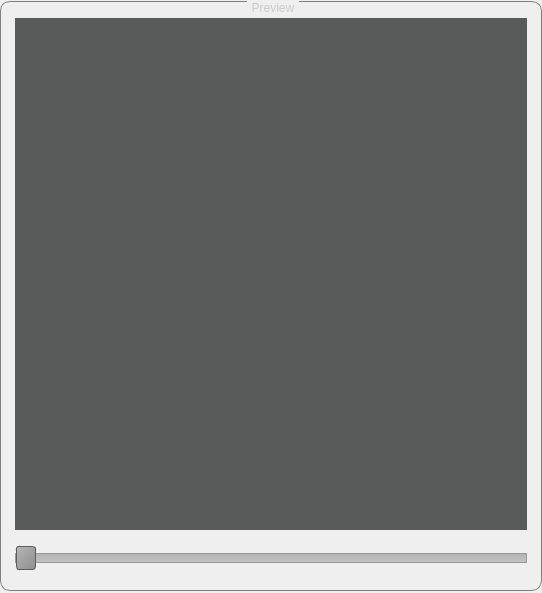
     <widget class="QFrame" name="fr_preview">
      <property name="minimumSize">
       <size>
        <width>542</width>
        <height>593</height>
       </size>
      </property>
      <property name="maximumSize">
       <size>
        <width>542</width>
        <height>593</height>
       </size>
      </property>
      <property name="frameShape">
       <enum>QFrame::NoFrame</enum>
      </property>
      <property name="frameShadow">
       <enum>QFrame::Raised</enum>
      </property>
      <layout class="QGridLayout" name="gridLayout_5">
       <property name="leftMargin">
        <number>0</number>
       </property>
       <property name="topMargin">
        <number>0</number>
       </property>
       <property name="rightMargin">
        <number>0</number>
       </property>
       <property name="bottomMargin">
        <number>0</number>
       </property>
       <item row="0" column="0">
        <widget class="QGroupBox" name="grb_preview">
         <property name="minimumSize">
          <size>
           <width>542</width>
           <height>590</height>
          </size>
         </property>
         <property name="maximumSize">
          <size>
           <width>542</width>
           <height>590</height>
          </size>
         </property>
         <property name="styleSheet">
          <string notr="true">QGroupBox {
    border: 1px solid gray;
    border-radius: 10px;
    margin-top: 1ex; /* leave space at the top for the title */
}
QGroupBox::title {
	color: rgb(203, 203, 203);
	subcontrol-origin: margin;
    subcontrol-position: top center; /* position at the top center */
    padding: 0 3px;
}
</string>
         </property>
         <property name="title">
          <string>Preview</string>
         </property>
         <layout class="QGridLayout" name="gridLayout_4">
          <item row="0" column="0">
           <widget class="QFrame" name="fr_preview_image">
            <property name="minimumSize">
             <size>
              <width>512</width>
              <height>512</height>
             </size>
            </property>
            <property name="maximumSize">
             <size>
              <width>512</width>
              <height>512</height>
             </size>
            </property>
            <property name="frameShape">
             <enum>QFrame::NoFrame</enum>
            </property>
            <property name="frameShadow">
             <enum>QFrame::Raised</enum>
            </property>
            <layout class="QGridLayout" name="gridLayout_3">
             <property name="leftMargin">
              <number>0</number>
             </property>
             <property name="topMargin">
              <number>0</number>
             </property>
             <property name="rightMargin">
              <number>0</number>
             </property>
             <property name="bottomMargin">
              <number>0</number>
             </property>
             <item row="0" column="3">
              <widget class="QLabel" name="l_preview_image">
               <property name="maximumSize">
                <size>
                 <width>512</width>
                 <height>512</height>
                </size>
               </property>
               <property name="styleSheet">
                <string notr="true">background-color: rgb(89, 90, 90);</string>
               </property>
               <property name="text">
                <string/>
               </property>
               <property name="alignment">
                <set>Qt::AlignCenter</set>
               </property>
              </widget>
             </item>
            </layout>
           </widget>
          </item>
          <item row="1" column="0">
           <widget class="QFrame" name="fr_frame_slider">
            <property name="minimumSize">
             <size>
              <width>512</width>
              <height>30</height>
             </size>
            </property>
            <property name="maximumSize">
             <size>
              <width>512</width>
              <height>30</height>
             </size>
            </property>
            <property name="frameShape">
             <enum>QFrame::NoFrame</enum>
            </property>
            <property name="frameShadow">
             <enum>QFrame::Raised</enum>
            </property>
            <layout class="QGridLayout" name="gridLayout_14">
             <property name="leftMargin">
              <number>0</number>
             </property>
             <property name="topMargin">
              <number>0</number>
             </property>
             <property name="rightMargin">
              <number>0</number>
             </property>
             <property name="bottomMargin">
              <number>0</number>
             </property>
             <property name="spacing">
              <number>0</number>
             </property>
             <item row="0" column="0">
              <widget class="QSlider" name="sl_frame">
               <property name="minimumSize">
                <size>
                 <width>512</width>
                 <height>30</height>
                </size>
               </property>
               <property name="maximumSize">
                <size>
                 <width>512</width>
                 <height>30</height>
                </size>
               </property>
               <property name="styleSheet">
                <string notr="true">QSlider::groove:horizontal {
    border: 1px solid #999999;
    height: 8px; /* the groove expands to the size of the slider by default. by giving it a height, it has a fixed size */
    background: qlineargradient(x1:0, y1:0, x2:0, y2:1, stop:0 #B1B1B1, stop:1 #c4c4c4);
    margin: 2px 0;
}

QSlider::handle:horizontal {
    background: qlineargradient(x1:0, y1:0, x2:1, y2:1, stop:0 #b4b4b4, stop:1 #8f8f8f);
    border: 1px solid #5c5c5c;
    width: 18px;
    margin: -8px 0; /* handle is placed by default on the contents rect of the groove. Expand outside the groove */
    border-radius: 3px;
}</string>
               </property>
               <property name="orientation">
                <enum>Qt::Horizontal</enum>
               </property>
               <property name="invertedAppearance">
                <bool>false</bool>
               </property>
               <property name="invertedControls">
                <bool>false</bool>
               </property>
              </widget>
             </item>
            </layout>
           </widget>
          </item>
         </layout>
        </widget>
       </item>
      </layout>
     </widget>
